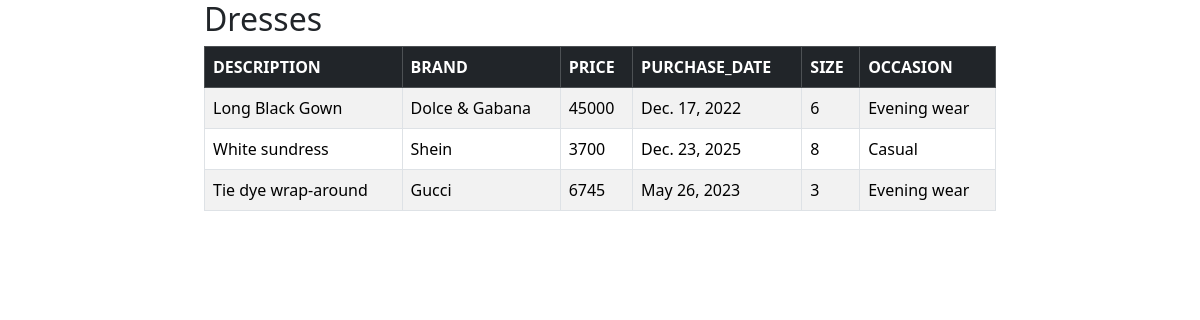
Page /clothes/dresslist/ on the committed database.
### clothes/models.py (models this page shows, shortened)
class Dress(models.Model):
    description = models.CharField(max_length=100)
    brand = models.CharField(max_length=100)
    price = models.IntegerField()
    purchase_date = models.DateField()
    size = models.CharField(max_length=100)
    occasion = models.CharField(max_length=100)

### clothes/views.py (the view)
# urls.py: path('dresslist/', views.dresslist, name='dresslist'),
def dresslist(request):
    dresss = Dress.objects.all()
    return render(request, 'dresslist.html',{'dresss': dresss})

### clothes/templates/dresslist.html (shortened to what this page needs)
{% extends "base.html" %}
{% block content %}
<div class="row">
    <div class="col-md-2"></div>
    <div class="col-md-8 table-responsive">
        <h2>Dresses</h2>
<table class="table table-striped table-hover table-bordered">
    <thead class="table-dark">
    <tr>
        <th>DESCRIPTION</th>
        <th>BRAND</th>
        <th>PRICE</th>
        <th>PURCHASE_DATE</th>
        <th>SIZE</th>
        <th>OCCASION</th>
    </tr>
    </thead>
    <tbody>
    {% for Y in dresss %}
    <tr>
        <td>{{ Y.description }}</td>
        <td>{{ Y.brand }}</td>
        <td>{{ Y.price }}</td>
        <td>{{ Y.purchase_date }}</td>
        <td>{{ Y.size }}</td>
        <td>{{ Y.occasion }}</td>
    </tr>
    {% endfor %}
    </tbody>
</table>
    </div>
    <div class="col-md-2"></div>
</div>
{% endblock %}

### rows in the picture
Dress: description "Long Black Gown", brand "Dolce & Gabana", price "45000", purchase_date "Dec. 17, 2022", size "6", occasion "Evening wear"
Dress: description "White sundress", brand "Shein", price "3700", purchase_date "Dec. 23, 2025", size "8", occasion "Casual"
Dress: description "Tie dye wrap-around", brand "Gucci", price "6745", purchase_date "May 26, 2023", size "3", occasion "Evening wear"
